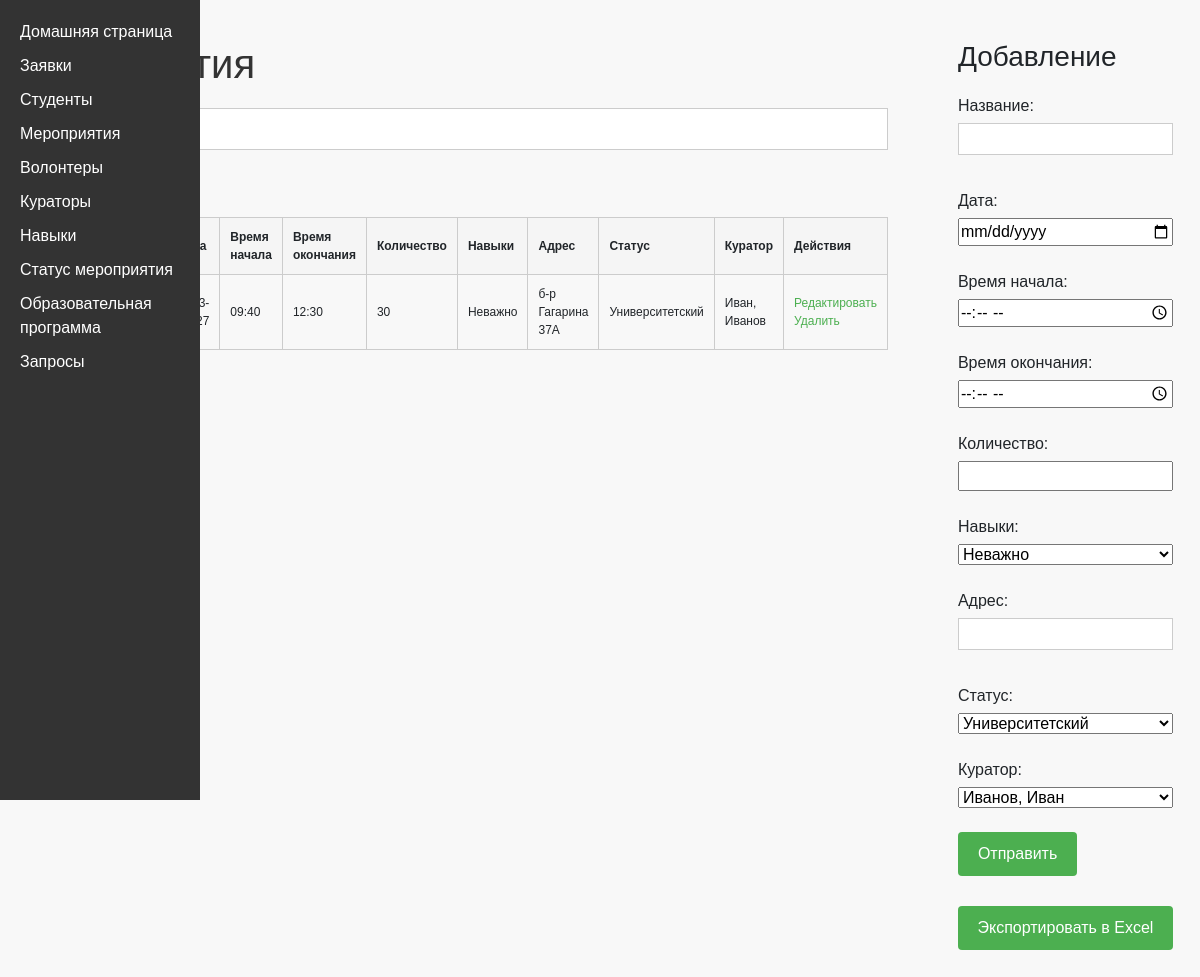
The app's page /events with its own data.
### main.py (models this page shows, shortened)
class Event(db.Model):
    __tablename__ = 'events'
    event_id = db.Column(db.Integer, primary_key=True)
    name = db.Column(db.String(100), nullable=False)
    date = db.Column(db.String(100), nullable=False)
    time_start = db.Column(db.String(100), nullable=False)
    time_end = db.Column(db.String(100), nullable=False)
    amount = db.Column(db.Integer, nullable=False)
    skill_id = db.Column(db.Integer, db.ForeignKey('skills.skill_id'), nullable=False)
    address = db.Column(db.String(100), nullable=False)
    status_id = db.Column(db.Integer, db.ForeignKey('statuses.status_id'), nullable=False)
    curator_id = db.Column(db.Integer, db.ForeignKey('curators.curator_id'), nullable=False)
    volunteers = db.relationship('Volunteer', backref='event', lazy=True)

class Skill(db.Model):
    __tablename__ = 'skills'
    skill_id = db.Column(db.Integer, primary_key=True)
    name = db.Column(db.String(100), nullable=False)

class Status(db.Model):
    __tablename__ = 'statuses'
    status_id = db.Column(db.Integer, primary_key=True)
    name = db.Column(db.String(100), nullable=False)

class Curator(db.Model):
    __tablename__ = 'curators'
    curator_id = db.Column(db.Integer, primary_key=True)
    name = db.Column(db.String(100), nullable=False)
    surname = db.Column(db.String(100), nullable=False)
    email = db.Column(db.String(100), nullable=False)
    messengers = db.Column(db.String(100), nullable=False)
    events = db.relationship('Event', backref='curator', lazy=True)

### main.py (the view)
@app.route('/events')
def events():
    events = Event.query.all()
    curators = Curator.query.all()
    skills = Skill.query.all()
    statuses = Status.query.all()
    return render_template('events.html', events=events, curators=curators, skills=skills, statuses=statuses)

### templates/events.html (shortened to what this page needs)
{% extends 'base.html' %}
{% block body %}
<html>
<head>
    <link rel="stylesheet" type="text/css" href="{{ url_for('static', filename='styles.css') }}">
</head>
<body>
    <div class="container">
        <div class="table-container">
            <h1>События</h1>
        <div class="search-form">
            <form action="{{ url_for('search_events') }}" method="POST">
                <input class="search-input" type="text" name="search_query" placeholder="Поиск..." required>
                <button class="search-button" type="submit">Найти</button>
            </form>
        </div>
        <table>
            <tr>
                <th>Название</th>
                <th>Дата</th>
                <th>Время начала</th>
                <th>Время окончания</th>
                <th>Количество</th>
                <th>Навыки</th>
                <th>Адрес</th>
                <th>Статус</th>
                <th>Куратор</th>
                <th>Действия</th>
            </tr>
            {% for event in events %}
            <tr>
                <td>{{ event.name }}</td>
                <td>{{ event.date }}</td>
                <td>{{ event.time_start }}</td>
                <td>{{ event.time_end }}</td>
                <td>{{ event.amount }}</td>
                <td>
                    {% for skill in skills %}
                        {% if skill.skill_id == event.skill_id %}
                            {{ skill.name }}
                        {% endif %}
                    {% endfor %}
                </td>
                <td>{{ event.address }}</td>
                <td>
                    {% for status in statuses %}
                        {% if status.status_id == event.status_id %}
                            {{ status.name }}
                        {% endif %}
                    {% endfor %}
                </td>
                <td>{{ event.curator.name }}, {{ event.curator.surname }}</td>
                <td>
                    <a href="/update/event/{{ event.event_id }}">Редактировать</a>
                    <a href="/delete/event/{{ event.event_id }}">Удалить</a>
                </td>
            </tr>
            {% endfor %}
        </table>
    </div>
    <div class="form-container">
        <h3>Добавление</h3>
        <form action="/create/event" method="POST">
            <label for="name">Название:</label>
            <input type="text" name="name" id="name" required>
            <br>
            <label for="date">Дата:</label>
            <input type="date" name="date" id="date" required>
            <br>
            <label for="time_start">Время начала:</label>
            <input type="time" name="time_start" id="time_start" required>
            <br>
            <label for="time_end">Время окончания:</label>
            <input type="time" name="time_end" id="time_end" required>
            <br>
            <label for="amount">Количество:</label>
            <input type="number" name="amount" id="amount" required>
            <br>
            <label for="skill_id">Навыки:</label>
            <select name="skill_id" id="skill_id" required>
                {% for skill in skills %}
                    <option value="{{ skill.skill_id }}">{{ skill.name }}</option>
                {% endfor %}
            </select>
            <br>
            <label for="address">Адрес:</label>
            <input type="text" name="address" id="address" required>
            <br>
            <label for="status_id">Статус:</label>
            <select name="status_id" id="status_id" required>
                {% for status in statuses %}
                    <option value="{{ status.status_id }}">{{ status.name }}</option>
                {% endfor %}
            </select>
            <br>
            <label for="curator_id">Куратор:</label>
            <select name="curator_id" id="curator_id" required>
                {% for curator in curators %}
                    <option value="{{ curator.curator_id }}">{{ curator.surname }}, {{ curator.name }}</option>
                {% endfor %}
            </select>
            <br>
            <div class="form-actions">
                <input class="submit-button" type="submit" value="Отправить">
            </div>
        </form>
        <form class="export-form" action="{{ url_for('export_events') }}" method="GET">
            <button class="export-button" type="submit">Экспортировать в Excel</button>
        </form>
    </div>
</div>
</body>
</html>
{% endblock %}

### static/main.css (style rules this page uses)
body { font-family: Arial, sans-serif; background-color: #f8f8f8; margin: 0; padding: 0; }
.container { max-width: 800px; margin: 0 auto; padding: 20px; }
h1 { color: #333; margin-bottom: 20px; }
table { width: 100%; border-collapse: collapse; }
table th, table td { padding: 10px; border: 1px solid #ccc; }
table th { background-color: #f5f5f5; }
form { margin-top: 20px; }
form label { display: block; margin-bottom: 5px; }
form input[type="text"], form input[type="email"] { width: 100%; padding: 8px; margin-bottom: 10px; border: 1px solid #ccc; }
form input[type="submit"] { background-color: #4caf50; color: #fff; padding: 10px 20px; border: none; cursor: pointer; }
a { color: #4caf50; text-decoration: none; }

### static/styles.css (style rules this page uses)
body { font-family: Arial, sans-serif; background-color: #f8f8f8; margin: 0; padding: 0; }
.container { max-width: 800px; margin: 0 auto; padding: 20px; }
h1 { color: #333; margin-bottom: 20px; }
table { width: 100%; border-collapse: collapse; }
table th, table td { padding: 10px; border: 1px solid #ccc; }
table th { background-color: #f5f5f5; }
form { margin-top: 20px; }
form label { display: block; margin-bottom: 5px; }
form input[type="text"], form input[type="email"] { width: 100%; padding: 8px; margin-bottom: 10px; border: 1px solid #ccc; }
form input[type="submit"] { background-color: #4caf50; color: #fff; padding: 10px 20px; border: none; cursor: pointer; }
a { color: #4caf50; text-decoration: none; }
.container { display: flex; align-items: flex-start; justify-content: space-between; }
.table-container { flex: 1; margin-right: 70px; margin-left: -150px; }
.form-container { flex: 1; }
.submit-button { background-color: #4CAF50; border: none; color: white; padding: 10px 20px; text-align: center; text-decoration: none; display: inline-block; font-size: 16px; margin-bottom: 10px; cursor: pointer; border-radius: 4px; }
table { font-size: 12px; }
.export-button { background-color: #4CAF50; border: none; color: white; padding: 10px 60px; text-align: center; text-decoration: none; display: inline-block; font-size: 10px; margin-bottom: 10px; cursor: pointer; border-radius: 4px; }
.search-form { margin-bottom: 20px; }
.search-input { width: 200px; padding: 8px; border: 1px solid #ccc; }
.search-button { background-color: #4CAF50; border: none; color: white; padding: 8px 16px; text-align: center; text-decoration: none; display: inline-block; font-size: 14px; cursor: pointer; }
.form-container form { display: flex; flex-direction: column; }
.form-container label { margin-bottom: 5px; }
.form-container input[type="text"], .form-container input[type="email"] { width: 100%; padding: 3px; border: 1px solid #ccc; margin-bottom: 10px; }
.export-form { margin-bottom: 10px; }
.export-button { background-color: #4CAF50; border: none; color: white; padding: 10px 10px; text-align: center; text-decoration: none; display: inline-block; font-size: 16px; cursor: pointer; border-radius: 4px; }

### templates/base.html (style rules this page uses)
body { font-family: Arial, sans-serif; background-color: #f8f8f8; margin: 0; padding: 0; }
.container { max-width: 800px; margin: 0 auto; padding: 20px; }
h1 { color: #333; margin-bottom: 20px; }
table { width: 100%; border-collapse: collapse; }
table th, table td { padding: 10px; border: 1px solid #ccc; }
table th { background-color: #f5f5f5; }
form { margin-top: 20px; }
form label { display: block; margin-bottom: 5px; }
form input[type="text"], form input[type="email"] { width: 100%; padding: 8px; margin-bottom: 10px; border: 1px solid #ccc; }
form input[type="submit"] { background-color: #4caf50; color: #fff; padding: 10px 20px; border: none; cursor: pointer; }
a { color: #4caf50; text-decoration: none; }

### records on screen
Event: time_start "09:40", time_end "12:30", amount "30", address "б-р Гагарина 37А", curator.name "Иван", curator.surname "Иванов"
Skill: name "Неважно"
Status: name "Университетский"

### other values on screen
form field skill_id "Неважно"
form field status_id "Университетский"
form field curator_id "Иванов, Иван"
